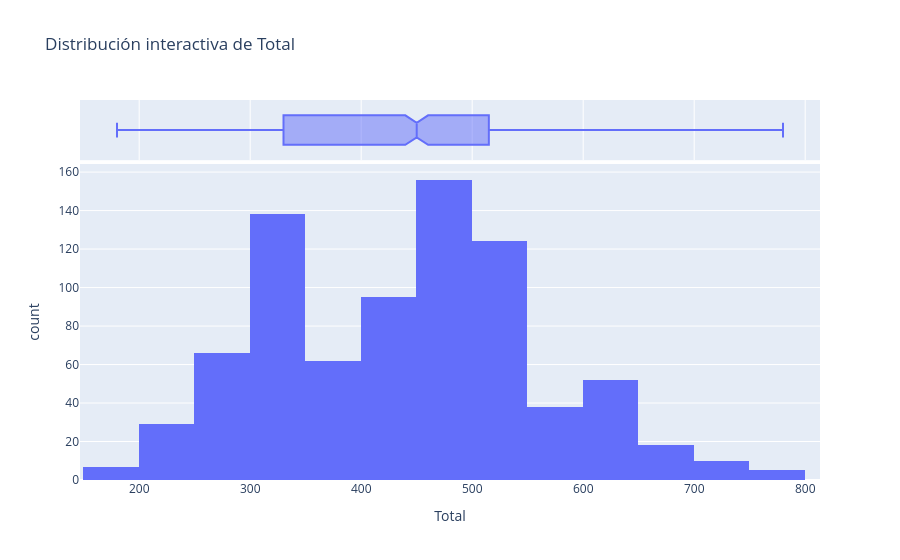
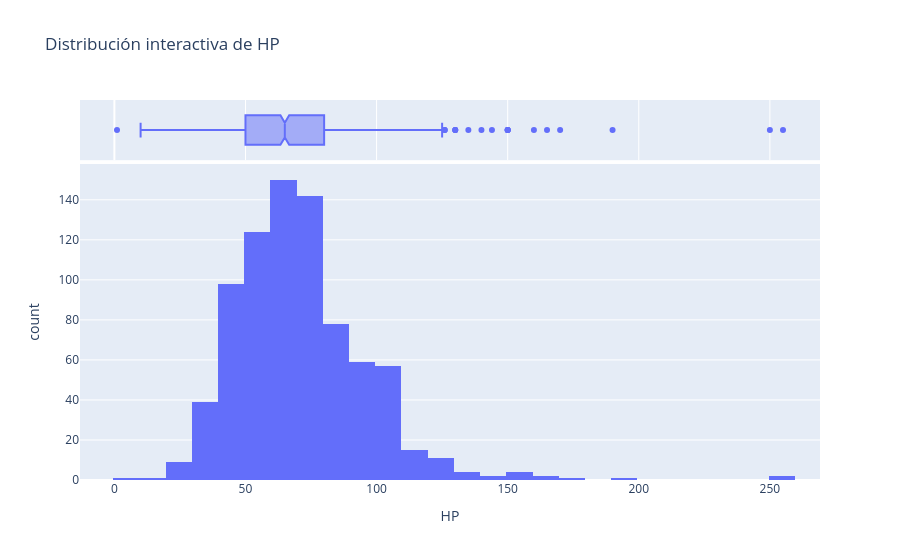
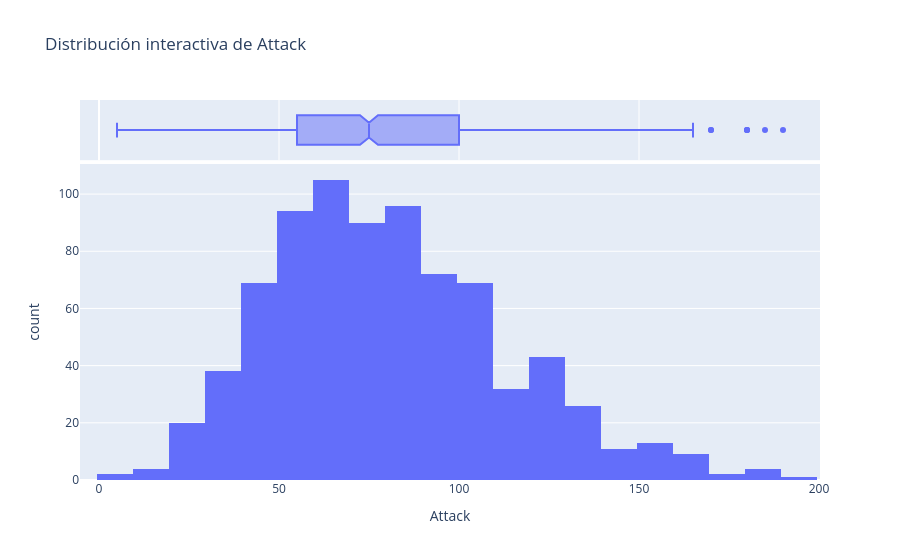
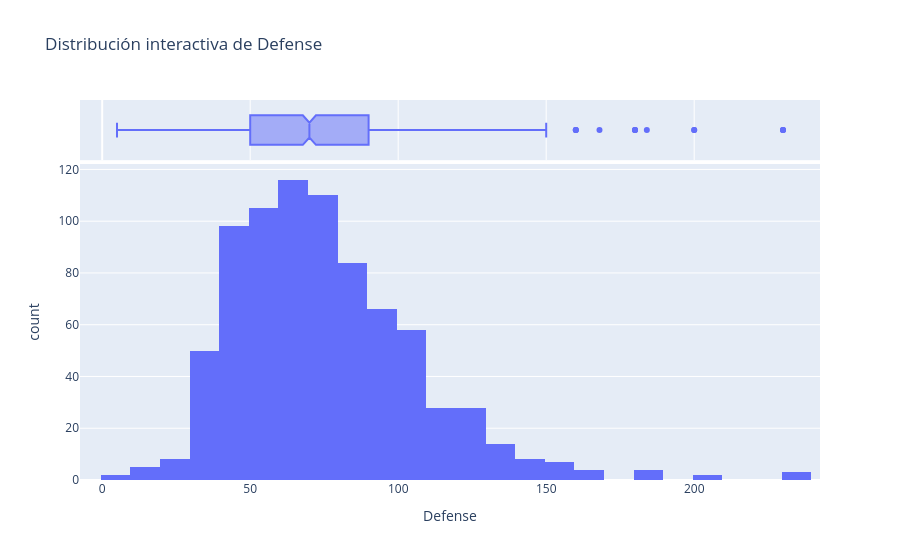

The cell these charts' notebook holds for them, in order:
### Code cell
import pandas as pd
import plotly.express as px

# Carga del dataset para que la celda funcione incluso tras reiniciar el kernel
if 'df' not in globals():
    df = pd.read_excel('Dataset/Pokemon.xlsx')

# Gráficos interactivos para variables cuantitativas
quant_vars = ['Total', 'HP', 'Attack', 'Defense', 'Sp. Atk', 'Sp. Def', 'Speed']
for col in quant_vars:
    if col in df.columns:
        fig = px.histogram(df, x=col, nbins=30, marginal='box', title=f'Distribución interactiva de {col}')
        fig.show()

# Gráfico interactivo de dispersión: Total vs Attack
fig = px.scatter(df, x='Attack', y='Total', color='Legendary', hover_data=['Name', 'Type 1', 'Generation'],
                 title='Total vs Attack (interactivo)')
fig.show()

# Gráfico interactivo de caja por tipo nominal
if 'Type 1' in df.columns:
    fig = px.box(df, x='Type 1', y='Total', color='Type 1', title='Total por Tipo Principal')
    fig.update_layout(xaxis={'categoryarray': sorted(df['Type 1'].unique())})
    fig.show()

# Gráfico interactivo de barras por generación
if 'Generation' in df.columns:
    gen_counts = df['Generation'].value_counts().reset_index()
    gen_counts.columns = ['Generation', 'Count']
    fig = px.bar(gen_counts, x='Generation', y='Count', color='Generation', text='Count',
                 title='Conteo de Pokémon por Generación')
    fig.show()

# Gráfico interactivo de pastel por Legendary
if 'Legendary' in df.columns:
    legend_counts = df['Legendary'].value_counts().reset_index()
    legend_counts.columns = ['Legendary', 'Count']
    fig = px.pie(legend_counts, names='Legendary', values='Count', title='Proporción de Legendary vs No Legendary')
    fig.show()

### Figure 1 — Plotly figure (JSON) as saved in the notebook; plotly's stock layout.template omitted (floating-point values rounded to 4 significant figures; data arrays with more than 128 entries replaced by an {"elided": "..."} marker saying what was removed)
{"data": [{"bingroup": "x", "hovertemplate": "Total=%{x}<br>count=%{y}<extra></extra>", "legendgroup": "", "marker": {"color": "#636efa", "pattern": {"shape": ""}}, "name": "", "nbinsx": 30, "orientation": "v", "showlegend": false, "type": "histogram", "x": {"elided": "800 int values"}, "xaxis": "x", "yaxis": "y"}, {"hovertemplate": "Total=%{x}<extra></extra>", "legendgroup": "", "marker": {"color": "#636efa"}, "name": "", "notched": true, "showlegend": false, "type": "box", "x": {"elided": "800 int values"}, "xaxis": "x2", "yaxis": "y2"}], "layout": {"barmode": "relative", "legend": {"tracegroupgap": 0}, "title": {"text": "Distribución interactiva de Total"}, "xaxis": {"anchor": "y", "domain": [0, 1], "title": {"text": "Total"}}, "xaxis2": {"anchor": "y2", "domain": [0, 1], "matches": "x", "showgrid": true, "showticklabels": false}, "yaxis": {"anchor": "x", "domain": [0, 0.8316], "title": {"text": "count"}}, "yaxis2": {"anchor": "x2", "domain": [0.8416, 1], "matches": "y2", "showgrid": false, "showline": false, "showticklabels": false, "ticks": ""}}}

### Figure 2 — Plotly figure (JSON) as saved in the notebook; plotly's stock layout.template omitted (floating-point values rounded to 4 significant figures; data arrays with more than 128 entries replaced by an {"elided": "..."} marker saying what was removed)
{"data": [{"bingroup": "x", "hovertemplate": "HP=%{x}<br>count=%{y}<extra></extra>", "legendgroup": "", "marker": {"color": "#636efa", "pattern": {"shape": ""}}, "name": "", "nbinsx": 30, "orientation": "v", "showlegend": false, "type": "histogram", "x": {"elided": "800 int values"}, "xaxis": "x", "yaxis": "y"}, {"hovertemplate": "HP=%{x}<extra></extra>", "legendgroup": "", "marker": {"color": "#636efa"}, "name": "", "notched": true, "showlegend": false, "type": "box", "x": {"elided": "800 int values"}, "xaxis": "x2", "yaxis": "y2"}], "layout": {"barmode": "relative", "legend": {"tracegroupgap": 0}, "title": {"text": "Distribución interactiva de HP"}, "xaxis": {"anchor": "y", "domain": [0, 1], "title": {"text": "HP"}}, "xaxis2": {"anchor": "y2", "domain": [0, 1], "matches": "x", "showgrid": true, "showticklabels": false}, "yaxis": {"anchor": "x", "domain": [0, 0.8316], "title": {"text": "count"}}, "yaxis2": {"anchor": "x2", "domain": [0.8416, 1], "matches": "y2", "showgrid": false, "showline": false, "showticklabels": false, "ticks": ""}}}

### Figure 3 — Plotly figure (JSON) as saved in the notebook; plotly's stock layout.template omitted (floating-point values rounded to 4 significant figures; data arrays with more than 128 entries replaced by an {"elided": "..."} marker saying what was removed)
{"data": [{"bingroup": "x", "hovertemplate": "Attack=%{x}<br>count=%{y}<extra></extra>", "legendgroup": "", "marker": {"color": "#636efa", "pattern": {"shape": ""}}, "name": "", "nbinsx": 30, "orientation": "v", "showlegend": false, "type": "histogram", "x": {"elided": "800 int values"}, "xaxis": "x", "yaxis": "y"}, {"hovertemplate": "Attack=%{x}<extra></extra>", "legendgroup": "", "marker": {"color": "#636efa"}, "name": "", "notched": true, "showlegend": false, "type": "box", "x": {"elided": "800 int values"}, "xaxis": "x2", "yaxis": "y2"}], "layout": {"barmode": "relative", "legend": {"tracegroupgap": 0}, "title": {"text": "Distribución interactiva de Attack"}, "xaxis": {"anchor": "y", "domain": [0, 1], "title": {"text": "Attack"}}, "xaxis2": {"anchor": "y2", "domain": [0, 1], "matches": "x", "showgrid": true, "showticklabels": false}, "yaxis": {"anchor": "x", "domain": [0, 0.8316], "title": {"text": "count"}}, "yaxis2": {"anchor": "x2", "domain": [0.8416, 1], "matches": "y2", "showgrid": false, "showline": false, "showticklabels": false, "ticks": ""}}}

### Figure 4 — Plotly figure (JSON) as saved in the notebook; plotly's stock layout.template omitted (floating-point values rounded to 4 significant figures; data arrays with more than 128 entries replaced by an {"elided": "..."} marker saying what was removed)
{"data": [{"bingroup": "x", "hovertemplate": "Defense=%{x}<br>count=%{y}<extra></extra>", "legendgroup": "", "marker": {"color": "#636efa", "pattern": {"shape": ""}}, "name": "", "nbinsx": 30, "orientation": "v", "showlegend": false, "type": "histogram", "x": {"elided": "800 int values"}, "xaxis": "x", "yaxis": "y"}, {"hovertemplate": "Defense=%{x}<extra></extra>", "legendgroup": "", "marker": {"color": "#636efa"}, "name": "", "notched": true, "showlegend": false, "type": "box", "x": {"elided": "800 int values"}, "xaxis": "x2", "yaxis": "y2"}], "layout": {"barmode": "relative", "legend": {"tracegroupgap": 0}, "title": {"text": "Distribución interactiva de Defense"}, "xaxis": {"anchor": "y", "domain": [0, 1], "title": {"text": "Defense"}}, "xaxis2": {"anchor": "y2", "domain": [0, 1], "matches": "x", "showgrid": true, "showticklabels": false}, "yaxis": {"anchor": "x", "domain": [0, 0.8316], "title": {"text": "count"}}, "yaxis2": {"anchor": "x2", "domain": [0.8416, 1], "matches": "y2", "showgrid": false, "showline": false, "showticklabels": false, "ticks": ""}}}
